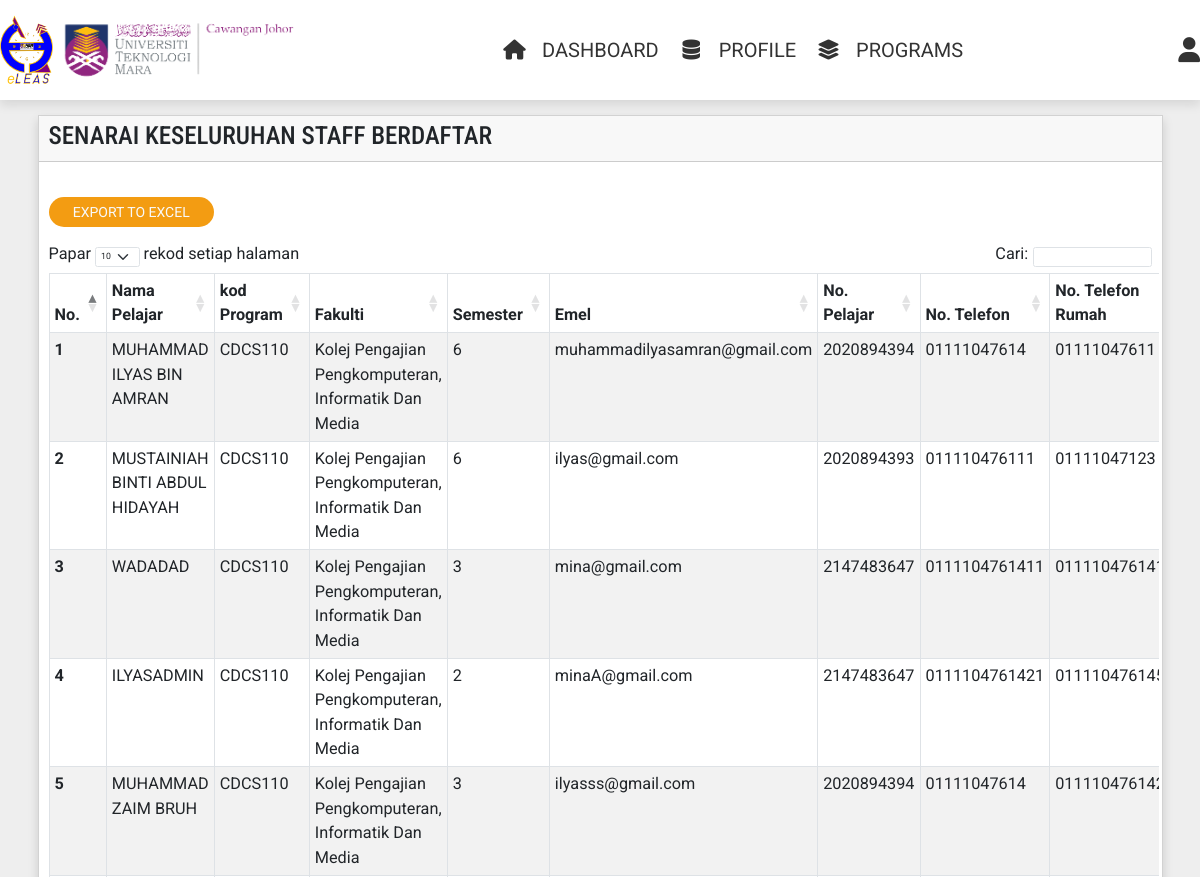
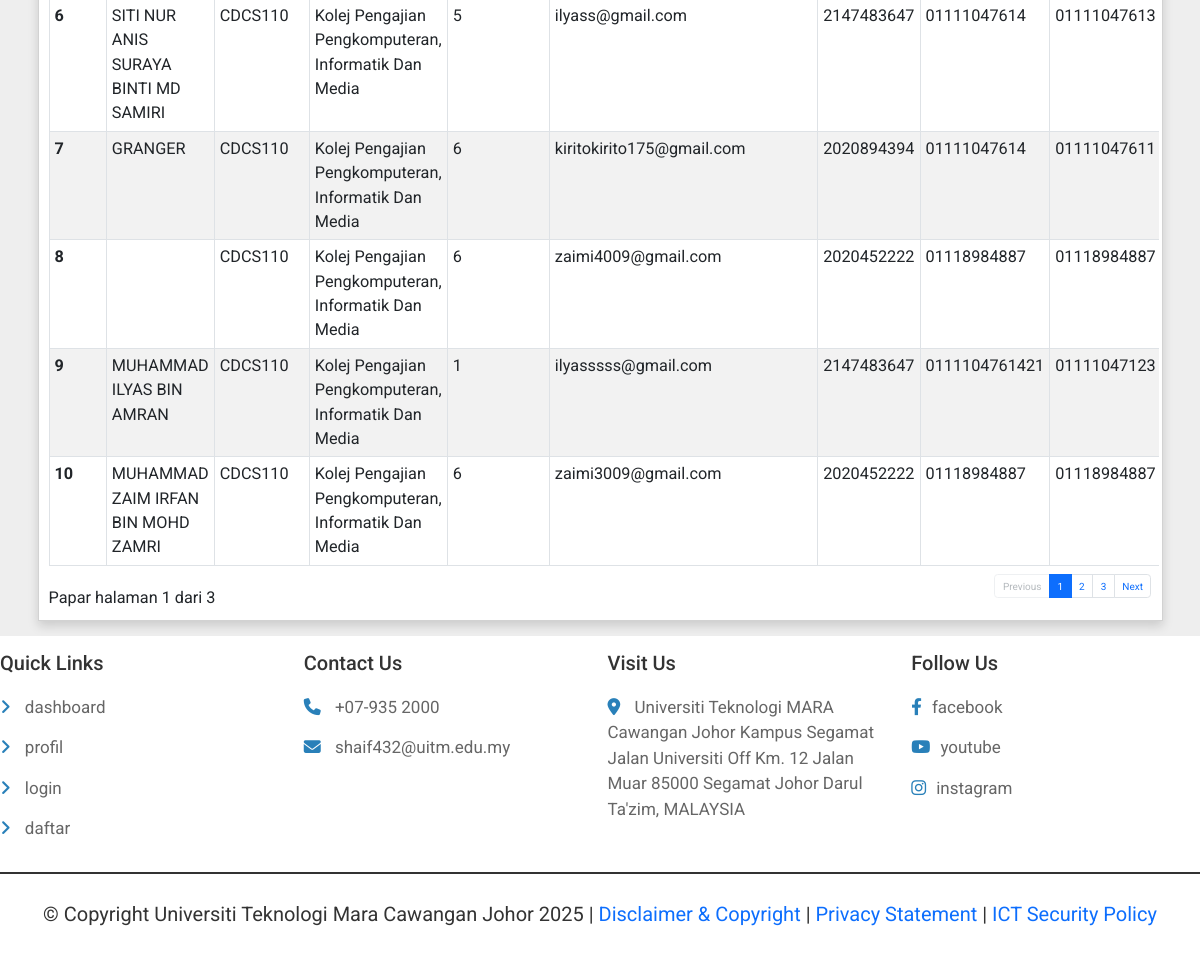
The page /admin_user.php?user_type=1 (signed in) on the database as committed earlier (2 pictures, top to bottom).
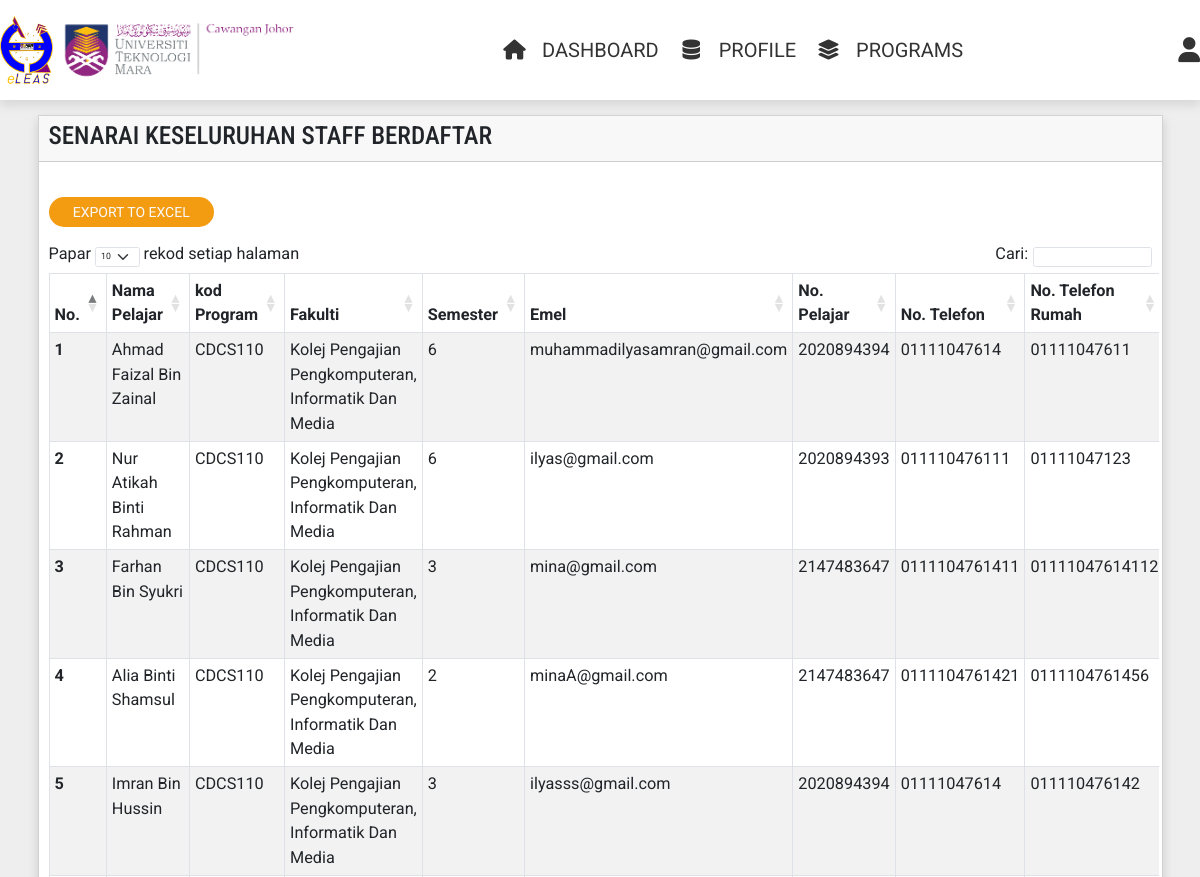
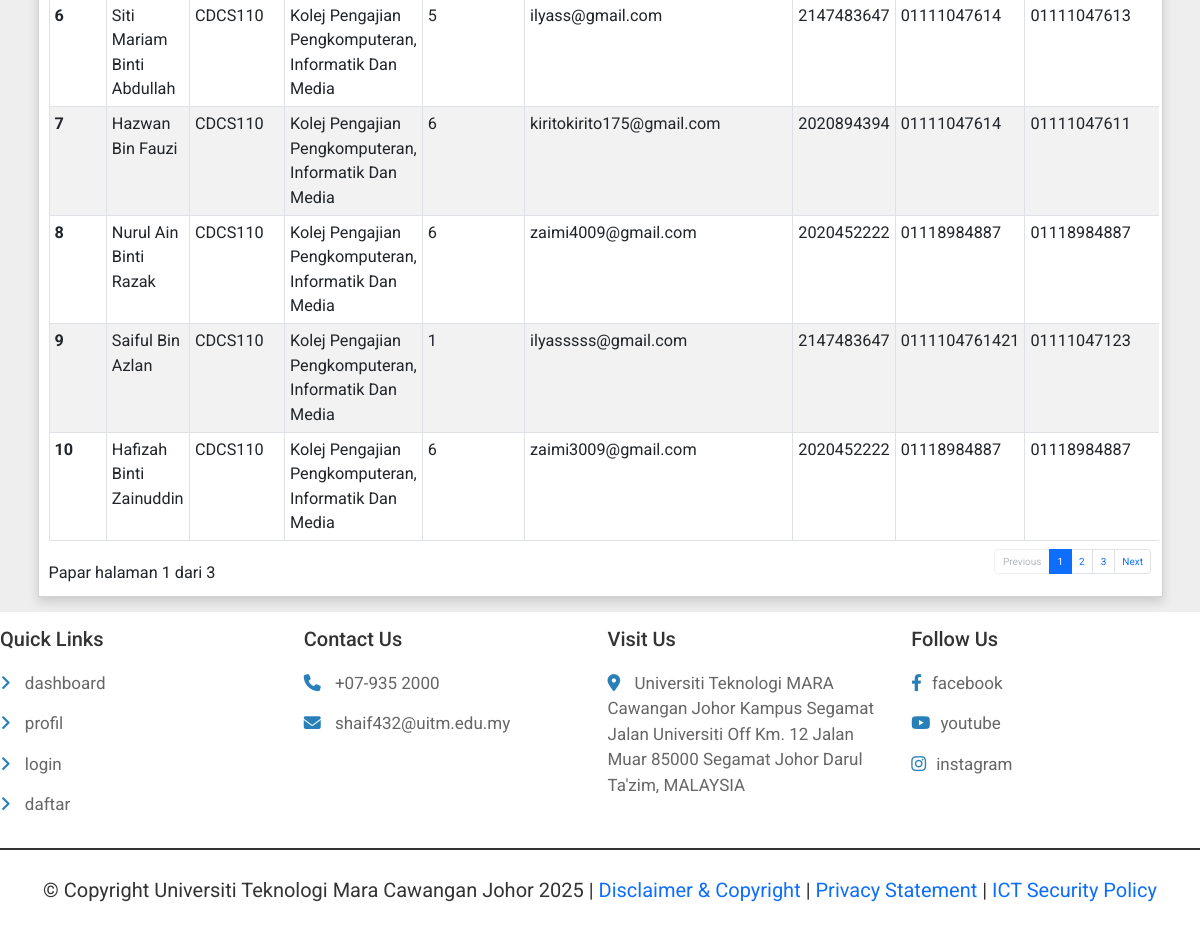
The same page on the database as committed later (2 pictures, top to bottom).
### tables this page shows
CREATE TABLE `students` (
  `student_id` int(100) NOT NULL,
  `name` varchar(70) NOT NULL,
  `ic` varchar(70) NOT NULL,
  `email` varchar(70) NOT NULL,
  `password` varchar(70) NOT NULL,
  `student_no` int(70) NOT NULL,
  `semester` int(70) NOT NULL,
  `phone_no` varchar(70) NOT NULL,
  `home_phone_no` varchar(70) NOT NULL,
  `program_id` int(100) NOT NULL,
  `faculty_id` int(11) NOT NULL
);

CREATE TABLE `programs` (
  `program_id` int(100) NOT NULL,
  `clerk_name` varchar(70) NOT NULL,
  `program_code` varchar(70) NOT NULL,
  `program_name` varchar(70) NOT NULL,
  `faculty_code` varchar(70) NOT NULL,
  `faculty_name` varchar(70) NOT NULL,
  `faculty_id` int(11) NOT NULL
);

CREATE TABLE `faculty` (
  `faculty_id` int(100) NOT NULL,
  `kpp_id` int(100) NOT NULL,
  `name` varchar(70) NOT NULL,
  `faculty_code` varchar(20) NOT NULL
);

### admin_user.php (the view, shortened to what the rows shown need)
<?php
include 'components/connect.php';
?>
<!DOCTYPE html>
<html lang="en">
<head>
    <link rel="stylesheet" href="https://cdnjs.cloudflare.com/ajax/libs/font-awesome/6.1.1/css/all.min.css"
 />
    <link rel="stylesheet" href="https://cdn.jsdelivr.net/npm/bootstrap@5.1.3/dist/css/bootstrap.min.css"
>
    <link rel="stylesheet" href="https://cdnjs.cloudflare.com/ajax/libs/font-awesome/6.1.1/css/all.min.css">
    <link href="https://cdn.jsdelivr.net/npm/bootstrap@5.3.0-alpha3/dist/css/bootstrap.min.css" rel="stylesheet"
>
    <link rel="stylesheet" href="css/style.css">
    <link rel="stylesheet" href="css/dataTables.bootstrap.min.css" />
</head>
<body>
    <br>
    <?php
    if (!isset($_SESSION['admin_id'])) {
        header('location:admin_login.php');
    } else {
        ?>
        <?php if ($_GET['user_type'] == 1) {
            echo ' <div class="container " styles="border-radius: 15px;">
<div class="row">
    <div class="col-lg-12">
        <div class="card card-default rounded-0 shadow">
            <div class="card-header">
                <div class="row">
                    <div class="col-lg-8 col-md-8 col-sm-8">
                        <h1 class="card-title"
                            style="display: flex;  display: flex; align-items: center; font-family: Roboto Condensed, sans-serif; ">
                            SENARAI KESELURUHAN STAFF BERDAFTAR
                        </h1>
                    </div>
                </div>
            </div>
            <div class="card-body">
            <br>
                                    <br>
                <div class="row">
                    <div class="col-sm-12 table-responsive" style="font-size:162.5%;">
                        <table id="myTable" class="table table-bordered table-striped">
                            <thead>
                                <tr>
                                    <th>No.</th>
                                    <th>Nama Pelajar</th>
                                    <th>kod Program</th>
                                    <th>Fakulti</th>
                                    <th>Semester</th>
                                    <th>Emel</th>
                                    <th>No. Pelajar</th>
                                    <th>No. Telefon</th>
                                    <th>No. Telefon Rumah</th>
                                </tr>
                            </thead>
                            <tbody>'; ?>
            <?php
            $no = 1;
                    $result = $conn->prepare("SELECT * FROM `students` ");
                    $result->execute();
                    if ($result->rowCount() > 0) {
                        while ($row = $result->fetch(PDO::FETCH_ASSOC)) {
                            $name = $row['name'];
                            $email = $row['email'];
                            $student_no = $row['student_no'];
                            $program_id = $row['program_id'];
                            $faculty_id = $row['faculty_id'];
                            $semester = $row['semester'];
                            $phone_no = $row['phone_no'];
                            $home_phone_no = $row['home_phone_no'];
                            $resultz = $conn->prepare("SELECT * FROM `programs` WHERE program_id =? ");
                            $resultz->execute([$program_id]);
                            if ($resultz->rowCount() > 0) {
                                while ($rowz = $resultz->fetch(PDO::FETCH_ASSOC)) {
                                    $program_code = $rowz['program_code'];}}
                                    $resultz = $conn->prepare("SELECT * FROM `faculty` WHERE faculty_id =? ");
                                    $resultz->execute([$faculty_id]);
                                    if ($resultz->rowCount() > 0) {
                                        while ($rowz = $resultz->fetch(PDO::FETCH_ASSOC)) {
                                            $faculty = $rowz['name'];}}
                            echo '<tr>
                                                <th>' . $no . '</th>
                                                <td>' . $name . '</td>
                                                <td>' . $program_code . '</td>
                                        <td>' . $faculty . '</td>
                                                <td>' . $semester . '</td>
                                                <td>' . $email . '</td>
                                                <td>' . $student_no . '</td>
                                                <td>' . $phone_no . '</td>
                                                <td>' . $home_phone_no . '</td>
                                </tr>';
                            $no++;
                        }
                    }
            ?>
            <?php echo
                '</tbody>
                        </table>
                    </div>
                </div>
            </div>
        </div>
    </div>
</div>
</div>';
        }  else if ($_GET['user_type'] == 2) {
            echo ' <div class="container " styles="border-radius: 15px;">
    <div class="row">
        <div class="col-lg-12">
            <div class="card card-default rounded-0 shadow">
                <div class="card-header">
                    <div class="row">
                        <div class="col-lg-8 col-md-8 col-sm-8">
                            <h1 class="card-title"
                                style="display: flex;  display: flex; align-items: center; font-family: Roboto Condensed, sans-serif; ">
                                SENARAI KESELURUHAN STAFF BERDAFTAR
                            </h1>
                        </div>
                        <div class="col-lg-4 col-md-4 col-sm-4 col-xs-6 text-end justify-content-end ">
                            <div style="display: flex; justify-content: flex-start; flex-wrap: wrap;">
                            </div>
                        </div>
                    </div>
                    <div style="clear:both"></div>
                </div>
                <div class="card-body">
                <br>
                <a id="export-btn" class=" option-btn text-light btn me-1 underline"
                                           style=" text-transform: uppercase; border-radius: 15px;font-size: 14px; padding: 5px 10px; display: flex; align-items: center; justify-content: center; height: 30px; width: 15%;">
                                           EXPORT TO EXCEL
                                        </a>
                                        <br>
                    <div class="row">
                        <div class="col-sm-12 table-responsive" style="font-size:162.5%;">
                            <table id="myTable" class="table table-bordered table-striped">
                                <thead>
                                    <tr>
                                        <th>No.</th>
                                        <th>Nama Pensyarah</th>
                                        <th>Emel</th>
                                        <th>No. Staff</th>
                                        <th>No. Telefon</th>
                                        <th>Peranan</th>
                                        <th>Fakulti Diuruskan</th>
                                    </tr>
                                </thead>
                                <tbody>'; ?>
                <?php
                $no = 1;
                $result = $conn->prepare("SELECT * FROM `lecturers`");
                $result->execute();
                if ($result->rowCount() > 0) {
                    while ($row = $result->fetch(PDO::FETCH_ASSOC)) {
                        $lecturer_name = $row['lecturer_name'];
                        $lecturer_email = $row['email'];
                        $lecturer_no = $row['staff_no'];
                        $lecturer_work_phone_no = $row['work_phone_no'];
                        $lecturer_id = $row['lecturer_id'];
                        echo '<tr>
                                                    <th>' . $no . '</th>
                                                    <td>' . $lecturer_name . '</td>
                                                    <td>' . $lecturer_email . '</td>
                                            <td>' . $lecturer_no . '</td>
                                                    <td>' . $lecturer_work_phone_no . '</td>
                                                    <td>' . "Pensyarah" . '</td>
                                                    <td>' . "Tidak berkenaan" . '</td>
                                    </tr>';
                        $no++;
                    }
                }
                $result = $conn->prepare("SELECT * FROM `kpps`");
                $result->execute();
                if ($result->rowCount() > 0) {
                    while ($row = $result->fetch(PDO::FETCH_ASSOC)) {
                        $kpp_name = $row['name'];
                        $kpp_email = $row['email'];
                        $kpp_no = $row['staff_no'];
                        $faculty_id = $row['faculty_id'];
                        $kpp_work_phone_no = $row['work_phone_no'];
                        $kpp_id = $row['kpp_id'];
                        $results = $conn->prepare("SELECT * FROM `faculty` WHERE faculty_id=?");
                        $results->execute([$faculty_id]);
                        if ($results->rowCount() > 0) {
                            while ($rows = $results->fetch(PDO::FETCH_ASSOC)) {
                                $faculty = $rows['name'];}}
                        echo '<tr>
                                                    <th>' . $no . '</th>
                                                    <td>' . $kpp_name . '</td>
                                                    <td>' . $kpp_email . '</td>
                                            <td>' . $kpp_no . '</td>
                                                    <td>' . $kpp_work_phone_no . '</td>
                                                    <td>' . "Ketua Pusat Program" . '</td>
                                                    <td>' . $faculty . '</td>
                                    </tr>';
                        $no++;
                    }
                }
                $result = $conn->prepare("SELECT * FROM `trhea`");
                $result->execute();
                if ($result->rowCount() > 0) {
                    while ($row = $result->fetch(PDO::FETCH_ASSOC)) {
                        $trhea_name = $row['trhea_name'];
                        $trhea_email = $row['email'];
                        $trhea_no = $row['staff_no'];
                        $trhea_work_phone_no = $row['work_phone_no'];
                        $trhea_id = $row['trhea_id'];
                        echo '<tr>
                                                    <th>' . $no . '</th>
                                                    <td>' . $trhea_name . '</td>
                                                    <td>' . $trhea_email . '</td>
                                            <td>' . $trhea_no . '</td>
                                                    <td>' . $trhea_work_phone_no . '</td>
                                                    <td>' . "Timbalan Rektor Hal Ehwal Akademik" . '</td>
                                                    <td>' . "Tidak berkenaan" . '</td>
                                    </tr>';
                        $no++;
                    }
                }
                $result = $conn->prepare("SELECT * FROM `clerks`");
                $result->execute();
                if ($result->rowCount() > 0) {
                    while ($row = $result->fetch(PDO::FETCH_ASSOC)) {
                        $clerk_name = $row['clerk_name'];
                        $clerk_email = $row['email'];
                        $clerk_no = $row['staff_no'];
                        $clerk_work_phone_no = $row['work_phone_no'];
                        $clerk_id = $row['clerk_id'];
                        echo '<tr>
                                                    <th>' . $no . '</th>
                                                    <td>' . $clerk_name . '</td>
                                                    <td>' . $clerk_email . '</td>
                                                    <td>' . $clerk_no . '</td>
                                                    <td>' . $clerk_work_phone_no . '</td>
                                                    <td>' . " Admin" . '</td>
                                                    <td>' . "Tidak berkenaan" . '</td>
                                    </tr>';
                    $no++;
                    }
                }
                ?>
            <?php echo
                '</tbody>
                            </table>
                        </div>
                    </div>
                </div>
            </div>
        </div>
    </div>
    </div>';
        }
        ?>
        <?php
    }
    ?>
    <br>
</body>
</html>

Rows that differ between the two databases and show on the page:
changed students "muhammadilyasamran@gmail.com": name "MUHAMMAD ILYAS BIN AMRAN" → "Ahmad Faizal Bin Zainal"
changed students "ilyas@gmail.com": name "MUSTAINIAH BINTI ABDUL HIDAYAH" → "Nur Atikah Binti Rahman"
changed students "mina@gmail.com": name "WADADAD" → "Farhan Bin Syukri"
changed students "minaA@gmail.com": name "ILYASADMIN" → "Alia Binti Shamsul"
changed students "ilyasss@gmail.com": name "MUHAMMAD ZAIM BRUH" → "Imran Bin Hussin"
changed students "ilyass@gmail.com": name "SITI NUR ANIS SURAYA BINTI MD SAMIRI" → "Siti Mariam Binti Abdullah"
changed students "kiritokirito175@gmail.com": name "GRANGER" → "Hazwan Bin Fauzi"
changed students "zaimi4009@gmail.com": name (not shown) → "Nurul Ain Binti Razak"
changed students "ilyasssss@gmail.com": name "MUHAMMAD ILYAS BIN AMRAN" → "Saiful Bin Azlan"
changed students "zaimi3009@gmail.com": name "MUHAMMAD ZAIM IRFAN BIN MOHD ZAMRI" → "Hafizah Binti Zainuddin"
